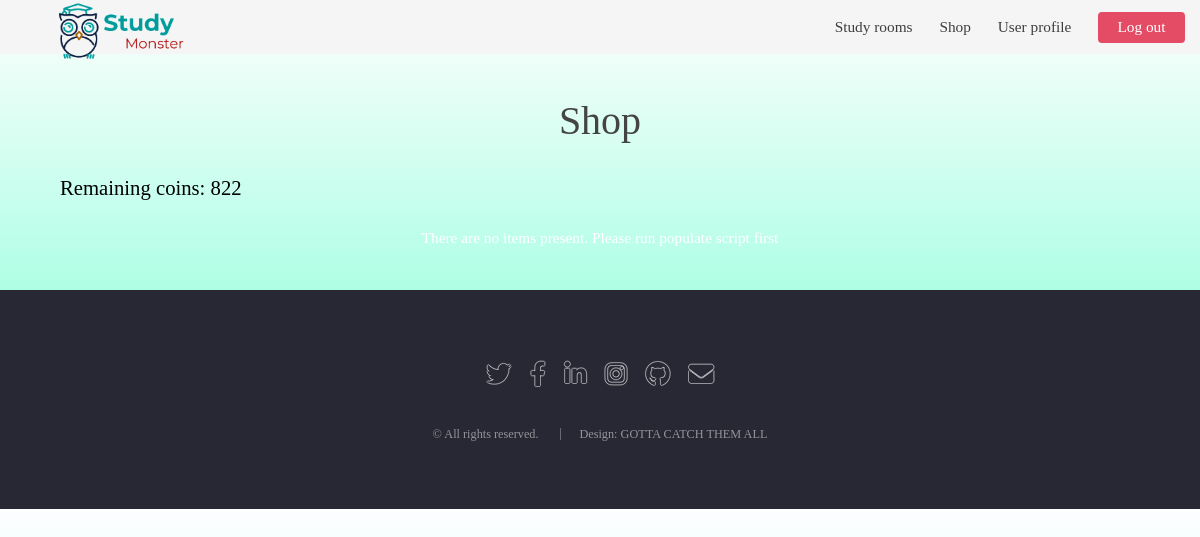
Before: /shop/ (signed in) with the older database file.
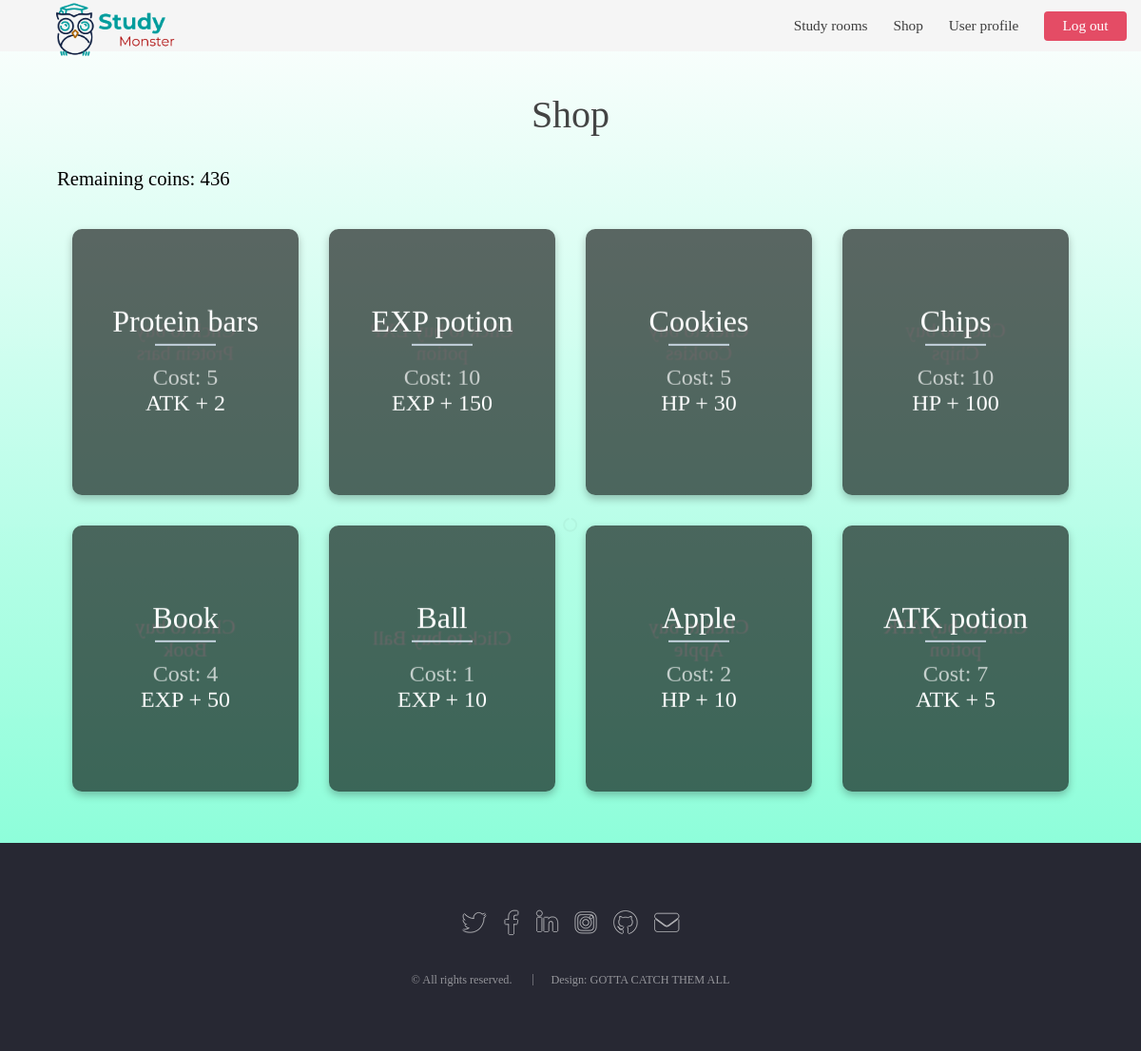
After: the same page with the newer database file.
### website/models.py (models this page shows, shortened)
class User(AbstractUser):
    MAX_COINS = 1000
    MAX_PASSWORD_LENGTH = 30
    MAX_USERNAME_LENGTH = 30
    MAX_WINS = 15
    username = models.CharField(unique=True, max_length=MAX_USERNAME_LENGTH)
    password = models.CharField(max_length=MAX_PASSWORD_LENGTH)
    wins = models.IntegerField(default=0, validators=[MaxValueValidator(MAX_WINS),
                                                      MinValueValidator(0)])
    monster = models.OneToOneField(
        Monster, on_delete=models.SET_NULL, default=None, null=True)
    coins = models.IntegerField(default=0, validators=[MaxValueValidator(MAX_COINS),
                                                       MinValueValidator(0)])
    room = models.ForeignKey(
        Room, null=True, on_delete=models.SET_NULL, default=None)
    last_join_time = models.DateTimeField(null=True)
    class Meta:
        app_label = 'website'

class Item(models.Model):
    MAX_NAME_LENGTH = 30
    MAX_PRICE = 500
    MAX_EFFECT_DESCRIPTION = 30
    MAX_URL_LENGTH = 200
    name = models.CharField(unique=True, max_length=MAX_NAME_LENGTH)
    price = models.IntegerField(validators=[MaxValueValidator(MAX_PRICE,
                                            MinValueValidator(0))])
    effect_description = models.CharField(
        null=False, max_length=MAX_EFFECT_DESCRIPTION)
    effect = models.IntegerField(null=False)
    image = models.CharField(max_length=MAX_URL_LENGTH,blank=True)

### website/views.py (the view)
# urls.py: path('shop/', views.shop, name='shop'),
@login_required
def shop(request):
    item_list = Item.objects.order_by('-name')
    return render(request, 'shop.html', {'items': item_list})

### templates/shop.html (shortened to what this page needs)
{% extends 'base.html' %}
{% load static %}
{% block css_block %}
<link rel="stylesheet" href="{% static 'assets/css/cards.css' %}" />
{% endblock %}
{% block body_block %}
<div class="wrapper">
	<h1>Shop</h1>
	{% if user.monster %}
	<h3>Remaining coins: {{user.coins}}</h3>
	<div class="cols">
		{% if items %}
		{% for i in items %}
		<div class="col buy_item_card" item_id="{{i.id}}" ontouchstart="this.classList.toggle('hover');">
			<div class="container">
				<div class="front" style="background-image: url(/static/images/items/{{i.image}})">
					<div class="inner">
						<p>{{ i.name }}</p>
						<span>Cost: {{ i.price }}</span>
						<div>{{ i.effect_description }} + {{ i.effect }}</div>
					</div>
				</div>
				<div class="back">
					<div class="inner">
						<p>Click to buy {{ i.name }}</p>
					</div>
				</div>
			</div>
		</div>
		{% endfor %}
		{% else %}
		<strong>There are no items present. Please run populate script first</strong>
		{% endif %}
	</div>
	{% endif %}
</div>
{% endblock %}

### templates/base.html (shortened to what this page needs)
<!DOCTYPE html>
{% load static %}
<html>
<head lang="en">
    <link rel="stylesheet" href="{% static 'assets/css/main.css' %}" />
    {% block css_block %}{% endblock %}
</head>
<body class="is-preload landing" id="body_block_content">
    <div id="page-wrapper">
        <header id="header">
            <h1 id="logo"><a href="/"><img src="{% static 'images/logo.png' %}" alt="" height="60" /></a>
            </h1>
            <nav id="nav">
                <ul>
                    <li><a href="/">Study rooms</a></li>
                    {% if user.is_authenticated %}
                    <li><a href="/shop">Shop</a></li>
                    <li><a href="/userprofile">User profile</a></li>
                    <li><a href="/logout" class="button primary">Log out</a></li>
                    {% else %}
                    <li><a href="{% url 'register' %}">Register</a></li>
                    <li><a href="{% url 'login' %}" class="button primary">Login</a></li>
                    {% endif %}
                </ul>
            </nav>
        </header>
        <div>
            {% block body_block %}{% endblock %}
        </div>
        <footer id="footer">
            <ul class="icons">
                <li><a href="#" class="icon brands alt fa-twitter"><span class="label">Twitter</span></a></li>
                <li><a href="#" class="icon brands alt fa-facebook-f"><span class="label">Facebook</span></a></li>
                <li><a href="#" class="icon brands alt fa-linkedin-in"><span class="label">LinkedIn</span></a></li>
                <li><a href="#" class="icon brands alt fa-instagram"><span class="label">Instagram</span></a></li>
                <li><a href="#" class="icon brands alt fa-github"><span class="label">GitHub</span></a></li>
                <li><a href="#" class="icon solid alt fa-envelope"><span class="label">Email</span></a></li>
            </ul>
            <ul class="copyright">
                <li>&copy; All rights reserved.</li>
                <li>Design: GOTTA CATCH THEM ALL</a></li>
            </ul>
        </footer>
</body>
</html>

### static/assets/css/cards.css (style rules this page uses)
* { margin: 0; padding: 0; -webkit-box-sizing: border-box; box-sizing: border-box; }
h1 { font-size: 2.5rem; font-family: 'Montserrat'; font-weight: normal; color: #444; text-align: center; margin: 2rem 0; }
.wrapper { width: 90%; margin: 0 auto; max-width: 80rem; }
.cols { display: -webkit-box; display: -ms-flexbox; display: flex; -ms-flex-wrap: wrap; flex-wrap: wrap; -webkit-box-pack: center; -ms-flex-pack: center; justify-content: center; }
.col { width: calc(25% - 2rem); margin: 1rem; cursor: pointer; }
.container { -webkit-transform-style: preserve-3d; transform-style: preserve-3d; -webkit-perspective: 1000px; perspective: 1000px; }
.front, .back { background-size: cover; box-shadow: 0 4px 8px 0 rgba(0,0,0,0.25); border-radius: 10px; background-position: center; -webkit-transition: -webkit-transform .7s cubic-bezier(0.4, 0.2, 0.2, 1); transition: -webkit-transform .7s cubic-bezier(0.4, 0.2, 0.2, 1); -o-transition: transform .7s cubic-bezier(0.4, 0.2, 0.2, 1); transition: transform .7s cubic-bezier(0.4, 0.2, 0.2, 1); transition: transform .7s cubic-bezier(0.4, 0.2, 0.2, 1), -webkit-transform .7s cubic-bezier(0.4, 0.2, 0.2, 1); -webkit-backface-visibility: hidden; backface-visibility: hidden; text-align: center; min-height: 280px; height: auto; border-radius: 10px; color: #fff; font-size: 1.5rem; }
.back { background: #cedce7; background: -webkit-linear-gradient(45deg, #cedce7 0%,#596a72 100%); background: -o-linear-gradient(45deg, #cedce7 0%,#596a72 100%); background: linear-gradient(45deg, #cedce7 0%,#596a72 100%); }
.front:after { position: absolute; top: 0; left: 0; z-index: 1; width: 100%; height: 100%; content: ''; display: block; opacity: .6; background-color: #000; -webkit-backface-visibility: hidden; backface-visibility: hidden; border-radius: 10px; }
.back { position: absolute; top: 0; left: 0; width: 100%; }
.inner { -webkit-transform: translateY(-50%) translateZ(60px) scale(0.94); transform: translateY(-50%) translateZ(60px) scale(0.94); top: 50%; position: absolute; left: 0; width: 100%; padding: 2rem; -webkit-box-sizing: border-box; box-sizing: border-box; outline: 1px solid transparent; -webkit-perspective: inherit; perspective: inherit; z-index: 2; }
.container .back { -webkit-transform: rotateY(180deg); transform: rotateY(180deg); -webkit-transform-style: preserve-3d; transform-style: preserve-3d; }
.container .front { -webkit-transform: rotateY(0deg); transform: rotateY(0deg); -webkit-transform-style: preserve-3d; transform-style: preserve-3d; }
.front .inner p { font-size: 2rem; margin-bottom: 2rem; position: relative; }
.front .inner p:after { content: ''; width: 4rem; height: 2px; position: absolute; background: #C6D4DF; display: block; left: 0; right: 0; margin: 0 auto; bottom: -.75rem; }
.front .inner span { color: rgba(255,255,255,0.7); font-family: 'Montserrat'; font-weight: 300; }

Changed rows visible on the page:
changed User: coins "822" → "436"
added Item: name "Protein bars", price "5", effect_description "ATK", effect "2"
added Item: name "EXP potion", price "10", effect_description "EXP", effect "150"
added Item: name "Cookies", price "5", effect_description "HP", effect "30"
added Item: name "Chips", price "10", effect_description "HP", effect "100"
added Item: name "Book", price "4", effect_description "EXP", effect "50"
added Item: name "Ball", price "1", effect_description "EXP", effect "10"
added Item: name "Apple", price "2", effect_description "HP", effect "10"
added Item: name "ATK potion", price "7", effect_description "ATK", effect "5"
Other visible differences:
text no longer shown: "There are no items present. Please run populate script first"
